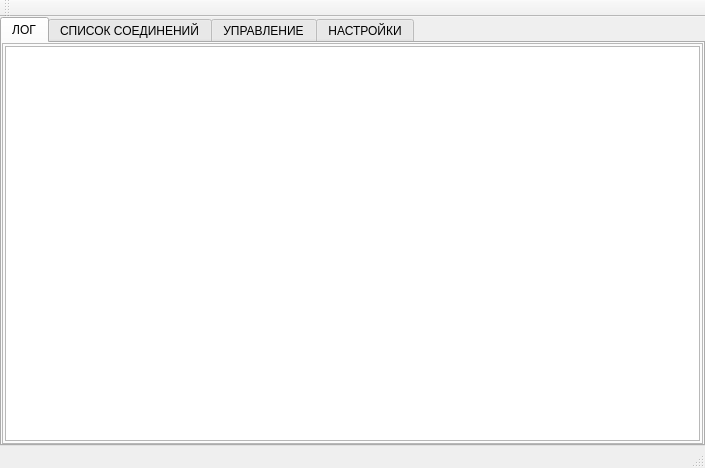
<?xml version="1.0" encoding="UTF-8"?>
<ui version="4.0">
 <class>TServerMainWindow</class>
 <widget class="QMainWindow" name="TServerMainWindow">
  <property name="geometry">
   <rect>
    <x>0</x>
    <y>0</y>
    <width>705</width>
    <height>468</height>
   </rect>
  </property>
  <property name="windowTitle">
   <string>MSG Server</string>
  </property>
  <property name="windowIcon">
   <iconset resource="serverres.qrc">
    <normaloff>:/Resurse/ico/Images/icons8-сервер-64.png</normaloff>:/Resurse/ico/Images/icons8-сервер-64.png</iconset>
  </property>
  <widget class="QWidget" name="centralWidget">
   <layout class="QGridLayout" name="gridLayout">
    <property name="leftMargin">
     <number>0</number>
    </property>
    <property name="topMargin">
     <number>0</number>
    </property>
    <property name="rightMargin">
     <number>0</number>
    </property>
    <property name="bottomMargin">
     <number>0</number>
    </property>
    <property name="spacing">
     <number>0</number>
    </property>
    <item row="0" column="0">
     <widget class="QTabWidget" name="tabWidget">
      <property name="currentIndex">
       <number>0</number>
      </property>
      <widget class="QWidget" name="Log_Tab">
       <attribute name="title">
        <string>ЛОГ</string>
       </attribute>
       <layout class="QGridLayout" name="gridLayout_2">
        <property name="leftMargin">
         <number>0</number>
        </property>
        <property name="topMargin">
         <number>0</number>
        </property>
        <property name="rightMargin">
         <number>0</number>
        </property>
        <property name="bottomMargin">
         <number>0</number>
        </property>
        <property name="spacing">
         <number>0</number>
        </property>
        <item row="0" column="0">
         <widget class="QFrame" name="LogFrame">
          <property name="frameShape">
           <enum>QFrame::StyledPanel</enum>
          </property>
          <property name="frameShadow">
           <enum>QFrame::Raised</enum>
          </property>
          <layout class="QGridLayout" name="gridLayout_6">
           <property name="leftMargin">
            <number>2</number>
           </property>
           <property name="topMargin">
            <number>2</number>
           </property>
           <property name="rightMargin">
            <number>2</number>
           </property>
           <property name="bottomMargin">
            <number>2</number>
           </property>
           <property name="spacing">
            <number>0</number>
           </property>
           <item row="0" column="0">
            <widget class="QTableView" name="LogTableView"/>
           </item>
          </layout>
         </widget>
        </item>
       </layout>
      </widget>
      <widget class="QWidget" name="ConnectionTab">
       <attribute name="title">
        <string>СПИСОК СОЕДИНЕНИЙ</string>
       </attribute>
       <layout class="QGridLayout" name="gridLayout_3">
        <property name="leftMargin">
         <number>0</number>
        </property>
        <property name="topMargin">
         <number>0</number>
        </property>
        <property name="rightMargin">
         <number>0</number>
        </property>
        <property name="bottomMargin">
         <number>0</number>
        </property>
        <property name="spacing">
         <number>3</number>
        </property>
        <item row="0" column="0">
         <widget class="QFrame" name="UsersFrame">
          <property name="frameShape">
           <enum>QFrame::StyledPanel</enum>
          </property>
          <property name="frameShadow">
           <enum>QFrame::Raised</enum>
          </property>
          <layout class="QGridLayout" name="gridLayout_4">
           <property name="leftMargin">
            <number>2</number>
           </property>
           <property name="topMargin">
            <number>2</number>
           </property>
           <property name="rightMargin">
            <number>2</number>
           </property>
           <property name="bottomMargin">
            <number>2</number>
           </property>
           <property name="spacing">
            <number>0</number>
           </property>
           <item row="0" column="0">
            <widget class="QTableView" name="UsersTableView"/>
           </item>
          </layout>
         </widget>
        </item>
        <item row="0" column="1">
         <widget class="QFrame" name="ComandsFrame">
          <property name="minimumSize">
           <size>
            <width>200</width>
            <height>0</height>
           </size>
          </property>
          <property name="maximumSize">
           <size>
            <width>200</width>
            <height>16777215</height>
           </size>
          </property>
          <property name="frameShape">
           <enum>QFrame::StyledPanel</enum>
          </property>
          <property name="frameShadow">
           <enum>QFrame::Raised</enum>
          </property>
          <layout class="QGridLayout" name="gridLayout_5">
           <property name="leftMargin">
            <number>2</number>
           </property>
           <property name="topMargin">
            <number>2</number>
           </property>
           <property name="rightMargin">
            <number>2</number>
           </property>
           <property name="bottomMargin">
            <number>2</number>
           </property>
           <property name="spacing">
            <number>2</number>
           </property>
           <item row="0" column="0">
            <widget class="QLabel" name="ComandsLabel">
             <property name="text">
              <string>Команды</string>
             </property>
             <property name="alignment">
              <set>Qt::AlignCenter</set>
             </property>
            </widget>
           </item>
           <item row="1" column="0">
            <spacer name="verticalSpacer">
             <property name="orientation">
              <enum>Qt::Vertical</enum>
             </property>
             <property name="sizeHint" stdset="0">
              <size>
               <width>20</width>
               <height>40</height>
              </size>
             </property>
            </spacer>
           </item>
          </layout>
         </widget>
        </item>
       </layout>
      </widget>
      <widget class="QWidget" name="ManagementTab">
       <attribute name="title">
        <string>УПРАВЛЕНИЕ</string>
       </attribute>
      </widget>
      <widget class="QWidget" name="SettingsTab">
       <attribute name="title">
        <string>НАСТРОЙКИ</string>
       </attribute>
      </widget>
     </widget>
    </item>
   </layout>
  </widget>
  <widget class="QMenuBar" name="menuBar">
   <property name="geometry">
    <rect>
     <x>0</x>
     <y>0</y>
     <width>705</width>
     <height>23</height>
    </rect>
   </property>
  </widget>
  <widget class="QToolBar" name="mainToolBar">
   <attribute name="toolBarArea">
    <enum>TopToolBarArea</enum>
   </attribute>
   <attribute name="toolBarBreak">
    <bool>false</bool>
   </attribute>
  </widget>
  <widget class="QStatusBar" name="statusBar"/>
 </widget>
 <layoutdefault spacing="6" margin="11"/>
 <resources>
  <include location="serverres.qrc"/>
 </resources>
 <connections/>
</ui>
